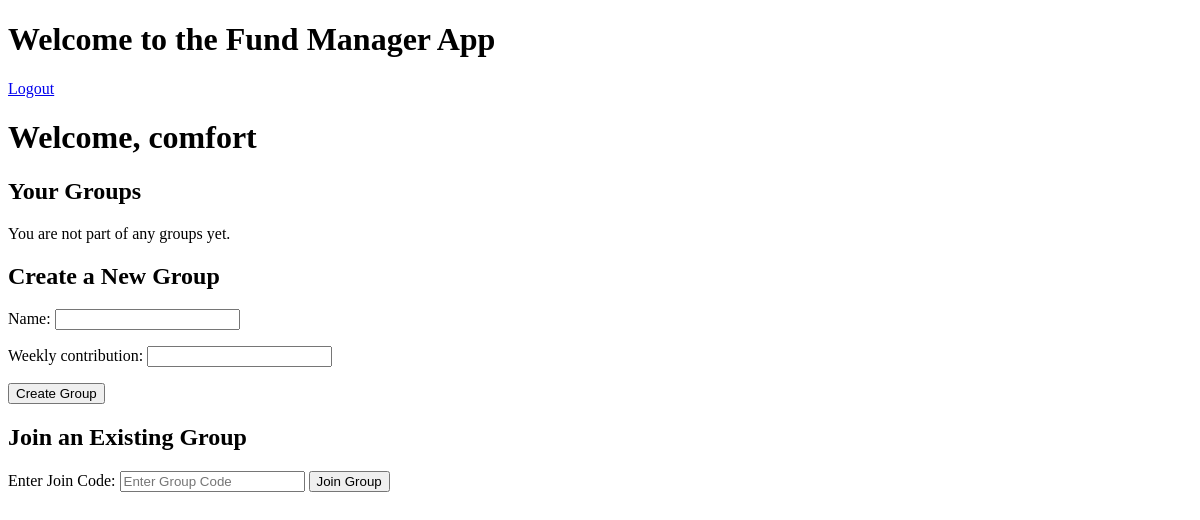
The page / (signed in) on the database as committed earlier.
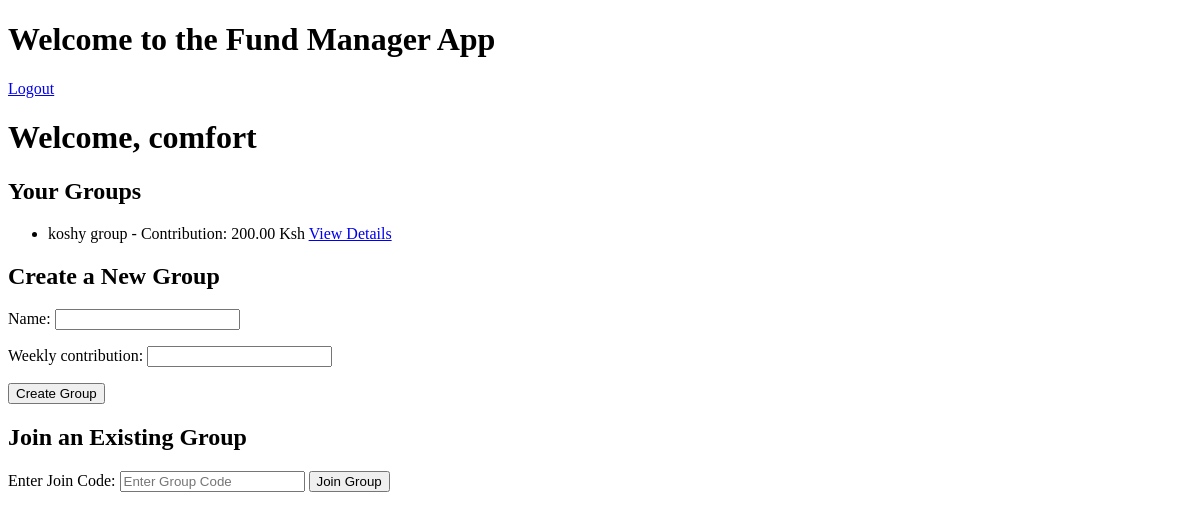
The same page on the database as committed later.
### contributions/models.py (models this page shows, shortened)
class Group(models.Model):
    name = models.CharField(max_length=100)
    members = models.ManyToManyField(User)
    weekly_contribution = models.DecimalField(max_digits=10, decimal_places=2)
    interest_rate = models.DecimalField(max_digits=5, decimal_places=2, default=25)
    admin = models.ForeignKey(User, on_delete=models.CASCADE, related_name='admin_groups')
    join_code = models.CharField(max_length=8, blank=True, null=True)
    created_at = models.DateTimeField(auto_now_add=True)

### contributions/views.py (the view, shortened to what this page needs)
# urls.py: path('', views.dashboard, name='dashboard'),
@login_required
def dashboard(request):
    groups = Group.objects.filter(members=request.user)
    group_form = GroupForm()
    return render(request, 'contributions/dashboard.html', {
        'groups': groups,
        'group_form': group_form
    })

### contributions/forms.py
class GroupForm(forms.ModelForm):
    class Meta:
        model = Group
        fields = ['name', 'weekly_contribution']

### contributions/templates/contributions/dashboard.html (shortened to what this page needs)
{% extends 'contributions/base.html' %}
{% block content %}
<h1>Welcome, {{ user.username }}</h1>
<h2>Your Groups</h2>
{% if groups %}
    <ul>
        {% for group in groups %}
            <li>
                {{ group.name }} - Contribution: {{ group.weekly_contribution }} Ksh
                <a href="{% url 'group_detail' group.id %}">View Details</a>
            </li>
        {% endfor %}
    </ul>
{% else %}
    <p>You are not part of any groups yet.</p>
{% endif %}
<h2>Create a New Group</h2>
<form method="post" action="{% url 'create_group' %}">
    {{ group_form.as_p }}
    <button type="submit">Create Group</button>
</form>
<h2>Join an Existing Group</h2>
<form method="post" action="{% url 'join_group' %}">
    <label for="group_code">Enter Join Code:</label>
    <input type="text" name="group_code" title="Group Code" placeholder="Enter Group Code" required>
    <button type="submit">Join Group</button>
</form>
{% endblock %}

Rows that differ between the two databases and show on the page:
added Group: name "koshy group", weekly_contribution "200.00"
Other text that changed with them:
text no longer shown: "You are not part of any groups yet."
